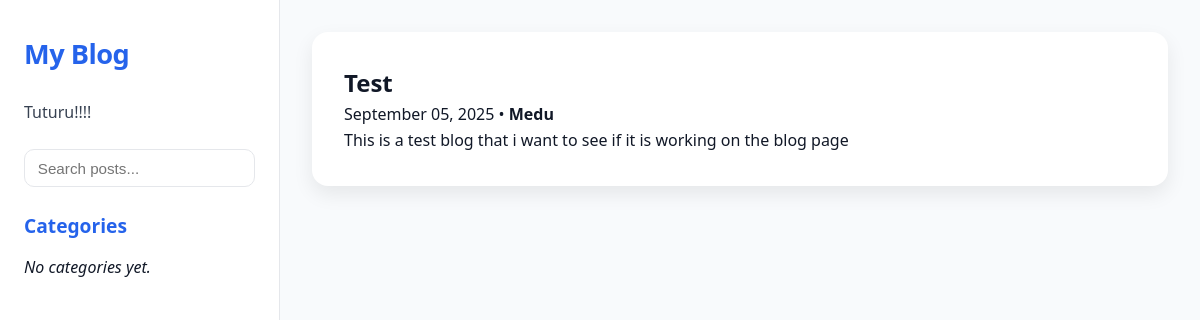
The app's page /blog/2025/9/5/test/ with its own data.
### apps/posts/models.py (models this page shows, shortened)
class Post(models.Model):
    objects = models.Manager()
    published = PublishedManager()
    class Status(models.TextChoices):
        Draft = 'DF', 'Draft'
        PUBLISHED = 'PB', 'Published'
    title = models.CharField(max_length = 250)
    slug = models.SlugField(max_length = 250 , unique_for_date='publish')
    content = models.TextField()
    body = models.TextField()
    publish = models.DateTimeField(default=timezone.now)
    created = models.DateTimeField(auto_now_add=True)
    updated = models.DateTimeField(auto_now=True)
    """
    another method we can use now from db instead of Python itself
    by adding
    from django.db.models.functions import Now
    publish = models.DateTimeField(db_default=Now())
    """
    status = models.CharField(max_length=2,choices=Status , default=Status.Draft)
    """
    ordering => Configuring what will happen when we retrive the object from the database and how it will be represented
    indexes => Configuring what will happen when we retrive the object from the database and how it will be represented
    """
    author = models.ForeignKey(
        settings.AUTH_USER_MODEL, # what model do you want to connect to
        on_delete=models.CASCADE, # delete all posts if i delete the user
        related_name='blog_posts' # name of reverse releation user.blog_posts
    )
    class Meta:
        ordering = ['-publish']
        indexes = [
            models.Index(fields=['-publish']),
            ]

### apps/posts/views.py (the view)
# urls.py: path('<int:year>/<int:month>/<int:day>/<slug:post>/', views.post_detail, name='post_detail'),
def post_detail (request , year , month , day , post):
    post = get_object_or_404(
        Post,
        status=Post.Status.PUBLISHED,
        slug=post,
        publish__year=year,
        publish__month=month,
        publish__day=day
    )
    return render(
        request,
        'blog/post/details.html',
        {'post':post}
    )

### apps/posts/templates/blog/post/details.html (shortened to what this page needs)
{% extends "blog/base.html" %}
{% block content %}
<article class="post-card detail-card">
  <h1 class="post-detail-title">{{ post.title }}</h1>
  <p class="post-meta">{{ post.publish|date:"F d, Y" }} • <strong>{{ post.author }}</strong></p>
  <div class="post-body">
    {{ post.body|linebreaks }}
  </div>
</article>
{% endblock %}

### apps/posts/templates/blog/base.html (style rules this page uses)
* { margin: 0; padding: 0; box-sizing: border-box; transition: background 0.3s, color 0.3s, border 0.3s; }
html { scroll-behavior: smooth; }
body { font-family: "Segoe UI", Roboto, sans-serif; line-height: 1.6; background: var(--bg); color: var(--text); display: grid; grid-template-columns: 280px 1fr; min-height: 100vh; }
:root { --bg: #f8fafc; --text: #111827; --sidebar-bg: #fff; --sidebar-text: #374151; --accent: #2563eb; --card-bg: #fff; --card-border: #e5e7eb; --shadow: 0 2px 10px rgba(0,0,0,0.08); --hover: #eff6ff; }
.post-card { background: var(--card-bg); border-radius: 1rem; padding: 2rem; box-shadow: 0 8px 20px rgba(0,0,0,0.08); transition: transform 0.3s ease, box-shadow 0.3s ease, background 0.3s; position: relative; overflow: hidden; margin-bottom: 1rem; }
.post-card p { font-size: 1rem; line-height: 1.6; }

### records on screen
Post: title "Test", publish "September 05, 2025", author "Medu", body "This is a test blog that i want to see if it is working on the blog page"
